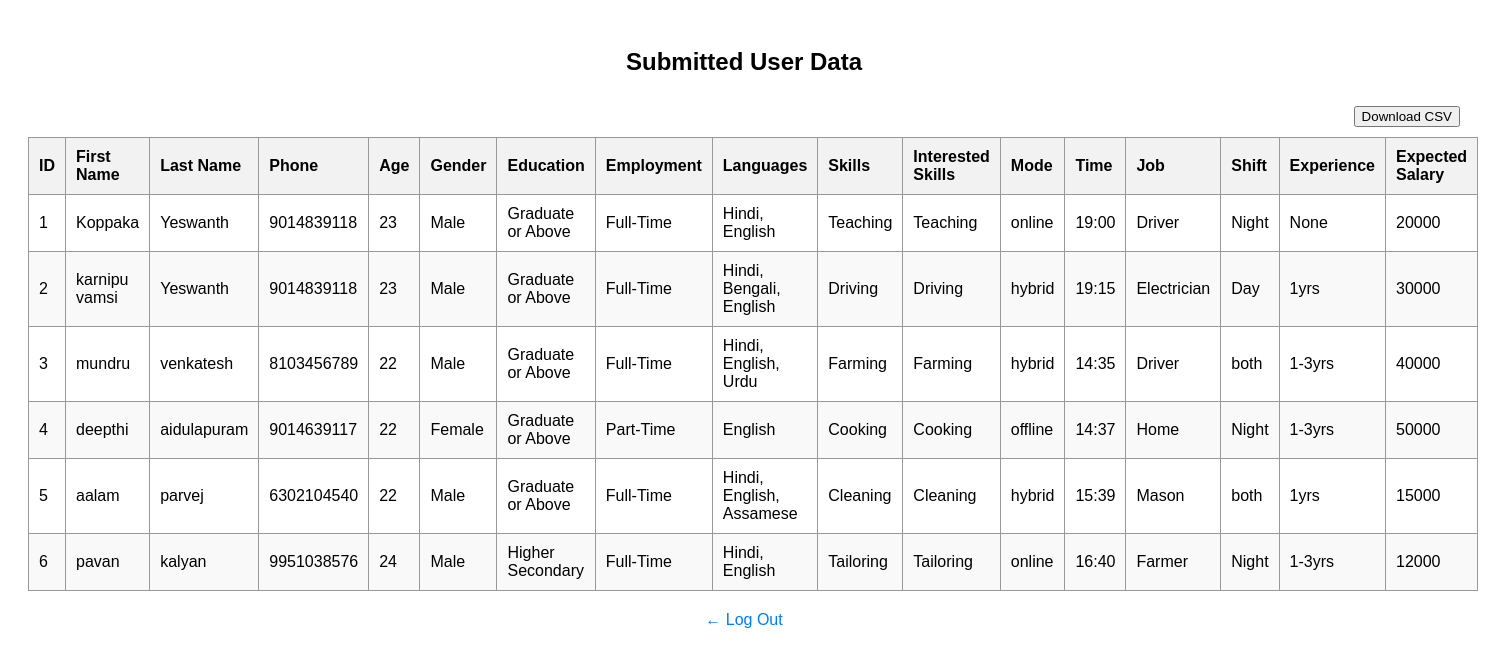
Screenshot of /fetch_data with the database file from the repository.
### tables this page shows
CREATE TABLE users (
            id INTEGER PRIMARY KEY AUTOINCREMENT,
            fname TEXT, lname TEXT, phone TEXT, age INTEGER, gender TEXT,
            address TEXT, education TEXT, employment TEXT, lang_known TEXT,
            skills TEXT, learn_skills TEXT, mode TEXT, time TEXT,
            job TEXT, shift TEXT, experience TEXT, salary INTEGER
        );

### backend/app.py (the view)
@app.route('/fetch_data')
def fetcdata():
     conn=sqlite3.connect('database.db')
     c=conn.cursor()
     c.execute("SELECT * FROM users")
     users=c.fetchall()
     conn.close()
     return render_template('data.html',users=users)

### frontend/templates/data.html (shortened to what this page needs)
<!DOCTYPE html>
<html>
<head>
</head>
<body>
    <h2>Submitted User Data</h2>
    <div class="download_csv">
        <button onclick="downloadCSV()">Download CSV</button>
    </div>
    <table id="userTable">
        <thead>
            <tr>
                <th>ID</th>
                <th>First Name</th>
                <th>Last Name</th>
                <th>Phone</th>
                <th>Age</th>
                <th>Gender</th>
                <th>Education</th>
                <th>Employment</th>
                <th>Languages</th>
                <th>Skills</th>
                <th>Interested Skills</th>
                <th>Mode</th>
                <th>Time</th>
                <th>Job</th>
                <th>Shift</th>
                <th>Experience</th>
                <th>Expected Salary</th>
            </tr>
        </thead>
        <tbody>
            {% for user in users %}
            <tr>
                <td>{{ user[0] }}</td>
                <td>{{ user[1] }}</td>
                <td>{{ user[2] }}</td>
                <td>{{ user[3] }}</td>
                <td>{{ user[4] }}</td>
                <td>{{ user[5] }}</td>
                <td>{{ user[7] }}</td>
                <td>{{ user[8] }}</td>
                <td>{{ user[9] }}</td>
                <td>{{ user[10] }}</td>
                <td>{{ user[11] }}</td>
                <td>{{ user[12] }}</td>
                <td>{{ user[13] }}</td>
                <td>{{ user[14] }}</td>
                <td>{{ user[15] }}</td>
                <td>{{ user[16] }}</td>
                <td>{{ user[17] }}</td>
            </tr>
            {% endfor %}
        </tbody>
    </table>
    <a href="/login_page">← Log Out</a>
</body>
</html>

### frontend/templates/data.html (style rules this page uses)
.download_csv { display: flex; justify-content: flex-end; margin-bottom: 10px; }
body { font-family: Arial, sans-serif; padding: 20px; }
h2 { text-align: center; margin-bottom: 30px; }
table { width: 100%; border-collapse: collapse; margin: auto; }
th, td { border: 1px solid #999; padding: 10px; text-align: left; }
th { background-color: #f2f2f2; }
tr:nth-child(even) { background-color: #f9f9f9; }
a { display: block; margin-top: 20px; text-align: center; text-decoration: none; color: #007BFF; }

### rows the page displays
users: id "1", fname "Koppaka", lname "Yeswanth", phone "9014839118", age "23", gender "Male", education "Graduate or Above", employment "Full-Time", lang_known "Hindi, English", skills "Teaching", learn_skills "Teaching", mode "online", time "19:00", job "Driver", shift "Night", experience "None", salary "20000"
users: id "2", fname "karnipu vamsi", lname "Yeswanth", phone "9014839118", age "23", gender "Male", education "Graduate or Above", employment "Full-Time", lang_known "Hindi, Bengali, English", skills "Driving", learn_skills "Driving", mode "hybrid", time "19:15", job "Electrician", shift "Day", experience "1yrs", salary "30000"
users: id "3", fname "mundru", lname "venkatesh", phone "8103456789", age "22", gender "Male", education "Graduate or Above", employment "Full-Time", lang_known "Hindi, English, Urdu", skills "Farming", learn_skills "Farming", mode "hybrid", time "14:35", job "Driver", shift "both", experience "1-3yrs", salary "40000"
users: id "4", fname "deepthi", lname "aidulapuram", phone "9014639117", age "22", gender "Female", education "Graduate or Above", employment "Part-Time", lang_known "English", skills "Cooking", learn_skills "Cooking", mode "offline", time "14:37", job "Home", shift "Night", experience "1-3yrs", salary "50000"
users: id "5", fname "aalam", lname "parvej", phone "6302104540", age "22", gender "Male", education "Graduate or Above", employment "Full-Time", lang_known "Hindi, English, Assamese", skills "Cleaning", learn_skills "Cleaning", mode "hybrid", time "15:39", job "Mason", shift "both", experience "1yrs", salary "15000"
users: id "6", fname "pavan", lname "kalyan", phone "9951038576", age "24", gender "Male", education "Higher Secondary", employment "Full-Time", lang_known "Hindi, English", skills "Tailoring", learn_skills "Tailoring", mode "online", time "16:40", job "Farmer", shift "Night", experience "1-3yrs", salary "12000"
